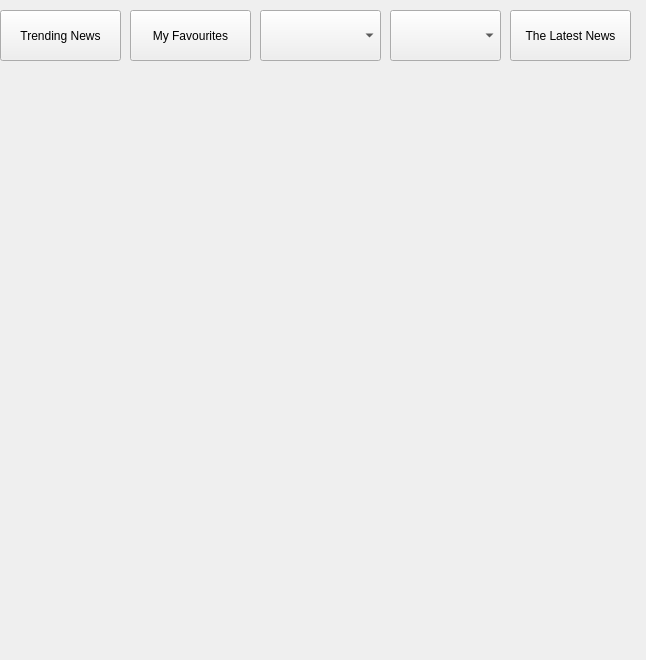
    <widget class="QWidget" name="page_14">
     <widget class="QComboBox" name="comboBox">
      <property name="geometry">
       <rect>
        <x>390</x>
        <y>10</y>
        <width>111</width>
        <height>51</height>
       </rect>
      </property>
      <property name="styleSheet">
       <string notr="true"/>
      </property>
     </widget>
     <widget class="QComboBox" name="comboBox_3">
      <property name="geometry">
       <rect>
        <x>260</x>
        <y>10</y>
        <width>121</width>
        <height>51</height>
       </rect>
      </property>
      <property name="font">
       <font>
        <pointsize>10</pointsize>
       </font>
      </property>
      <property name="styleSheet">
       <string notr="true"/>
      </property>
      <item>
       <property name="text">
        <string/>
       </property>
      </item>
      <item>
       <property name="text">
        <string>Search With Title</string>
       </property>
      </item>
      <item>
       <property name="text">
        <string>Search With Date</string>
       </property>
      </item>
      <item>
       <property name="text">
        <string>Search With Keyword</string>
       </property>
      </item>
      <item>
       <property name="text">
        <string/>
       </property>
      </item>
     </widget>
     <widget class="QPushButton" name="latest_news">
      <property name="geometry">
       <rect>
        <x>510</x>
        <y>10</y>
        <width>121</width>
        <height>51</height>
       </rect>
      </property>
      <property name="styleSheet">
       <string notr="true"/>
      </property>
      <property name="text">
       <string>The Latest News</string>
      </property>
     </widget>
     <widget class="QPushButton" name="favourites">
      <property name="geometry">
       <rect>
        <x>130</x>
        <y>10</y>
        <width>121</width>
        <height>51</height>
       </rect>
      </property>
      <property name="styleSheet">
       <string notr="true"/>
      </property>
      <property name="text">
       <string>My Favourites</string>
      </property>
     </widget>
     <widget class="QPushButton" name="trending">
      <property name="geometry">
       <rect>
        <x>0</x>
        <y>10</y>
        <width>121</width>
        <height>51</height>
       </rect>
      </property>
      <property name="styleSheet">
       <string notr="true"/>
      </property>
      <property name="text">
       <string>Trending News</string>
      </property>
     </widget>
     <widget class="QLabel" name="label_73">
      <property name="geometry">
       <rect>
        <x>0</x>
        <y>70</y>
        <width>637</width>
        <height>581</height>
       </rect>
      </property>
      <property name="text">
       <string/>
      </property>
     </widget>
    </widget>
